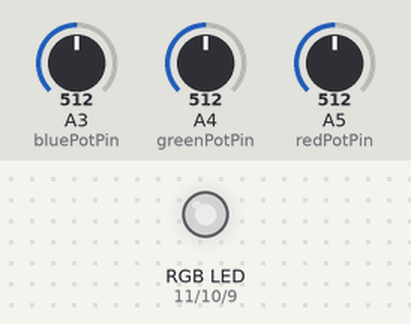
A sketch run on a simulated Arduino Uno, built with avr-gcc and run on an emulated ATmega328P. Parts: an RGB LED mixed from three pins (HIGH = lit). Inputs (shaded band) come from the test bench; at power-on: A3 (bluePotPin) = 512, A4 (greenPotPin) = 512, A5 (redPotPin) = 512. Dim RGB values are drawn brighter than linear.

Above: at 1.2 s.
1.3 s: A3 (bluePotPin) set to 716
At 2.5 s:
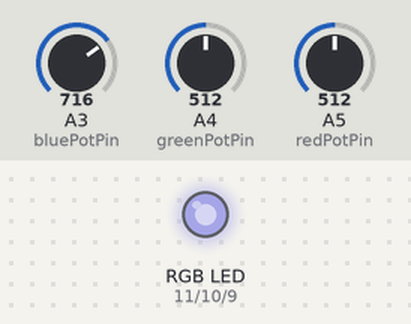
2.8 s: A4 (greenPotPin) set to 716
At 3.8 s:
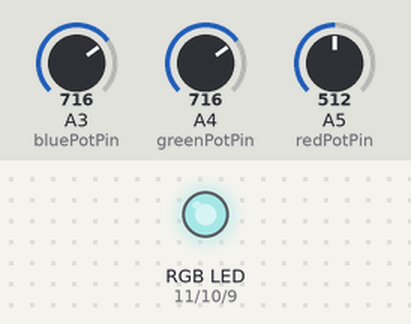
4.3 s: A5 (redPotPin) set to 716
At 4.9 s:
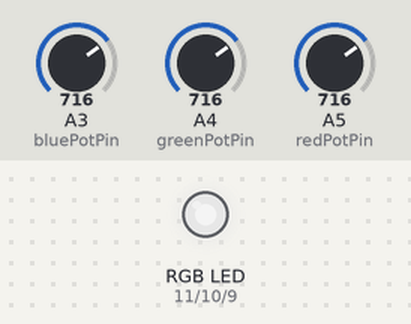
5.8 s: A3 (bluePotPin) set to 900
At 6.1 s:
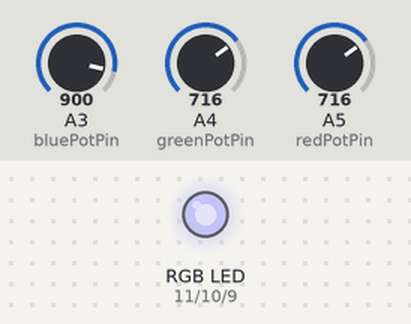
7.3 s: A4 (greenPotPin) set to 900
At 8.4 s:
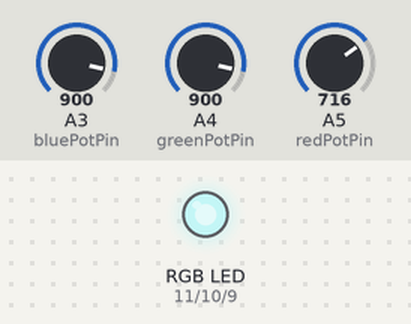
8.8 s: A5 (redPotPin) set to 900
At 9.5 s:
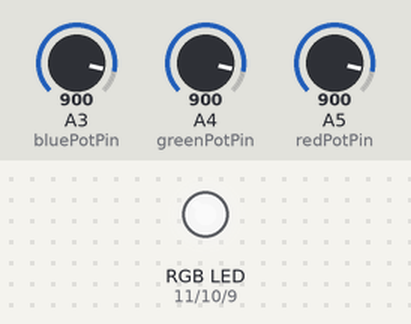
Timing chart, 0 to 11.3 s (numbered marks = the images above; inputs shaded):
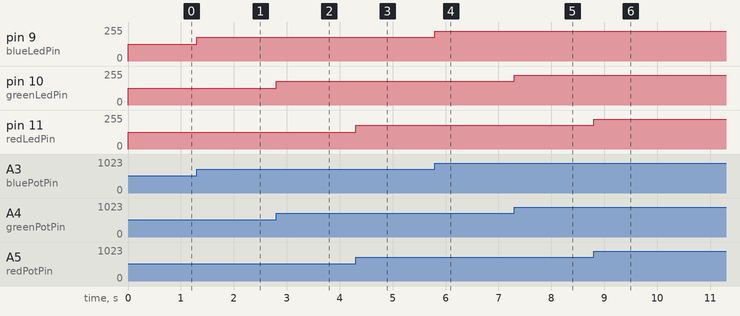

The sketch:

code.ino
```cpp
//RGB LED constants - common Cathode
const int redLedPin = 11;
const int greenLedPin = 10;
const int blueLedPin = 9;
const int minLedBrightness = 0;
const int maxLedBrightness = 255;

//potentiometer constants
const int redPotPin = A5;
const int greenPotPin = A4;
const int bluePotPin = A3;
const int minVoltageValue = 0;
const int maxVoltageValue = 1023;

void setup() {
  // RGB LED setup
  pinMode(redLedPin, OUTPUT);
  pinMode(greenLedPin, OUTPUT);
  pinMode(blueLedPin, OUTPUT);

  //potentiometer setup
  pinMode(redPotPin, INPUT);
  pinMode(greenPotPin, INPUT);
  pinMode(bluePotPin, INPUT);
}

void loop() {
  //reading potentiometers
  int redPotValue = analogRead(redPotPin);
  int greenPotValue = analogRead(greenPotPin);
  int bluePotValue = analogRead(bluePotPin);

  //mapping potentiometer values for all collors
  long redColorValue = map(redPotValue, minVoltageValue, maxVoltageValue, minLedBrightness, maxLedBrightness);
  long greenColorValue = map(greenPotValue, minVoltageValue, maxVoltageValue, minLedBrightness, maxLedBrightness);
  long blueColorValue = map(bluePotValue, minVoltageValue, maxVoltageValue, minLedBrightness, maxLedBrightness);

  //setting color to RGB LED
  setColor(redColorValue, greenColorValue, blueColorValue);
}

void setColor(int redColorValue, int greenColorValue, int blueColorValue){
    analogWrite(redLedPin, redColorValue);
    analogWrite(greenLedPin, greenColorValue);
    analogWrite(blueLedPin, blueColorValue);
}
```

Measured:
- after the input at 1.3 s, pin 9 (blueLedPin): 127/255 → 178/255 at once
- after the input at 2.8 s, pin 10 (greenLedPin): 127/255 → 178/255 at once
- after the input at 4.3 s, pin 11 (redLedPin): 127/255 → 178/255 at once
- after the input at 5.8 s, pin 9 (blueLedPin): 178/255 → 224/255 at once
- after the input at 7.3 s, pin 10 (greenLedPin): 178/255 → 224/255 at once
- after the input at 8.8 s, pin 11 (redLedPin): 178/255 → 224/255 at once
